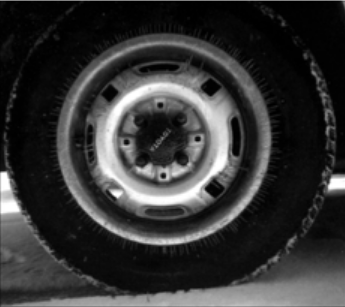
#> input picture 06_notebooks/reifen.png, 345 x 307 px
$ jupyter execute 05_various_intensity_transformations.ipynb   (shell and % lines are left out)
#> lines starting #> are read from the running program, lines starting #| are printed output that depends on the picture
[cell 1]
import numpy as np

from matplotlib import pyplot as plt
plt.rcParams['axes.labelsize'] = 18
plt.rcParams['xtick.labelsize'] = 14
plt.rcParams['ytick.labelsize'] = 14

[cell 2]
from skimage.io import imread
image = imread('reifen.png')
#> image is the input picture: shape (307, 345); min 0, max 255, mean 53.5

print(image.dtype)
#| uint8

plt.figure(figsize=(5,5))
plt.imshow(image, cmap='gray')
plt.axis('off')
plt.show()

[cell 3]
from skimage import  exposure

gamma_corrected = exposure.adjust_gamma(image, 0.5)
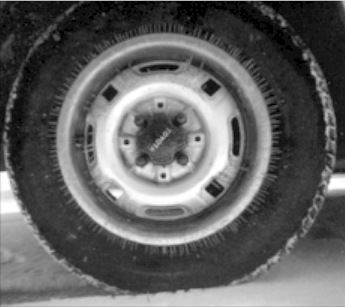
#> gamma_corrected: shape (307, 345); min 0, max 255, mean 97.1

hist_equal = exposure.equalize_hist(image)
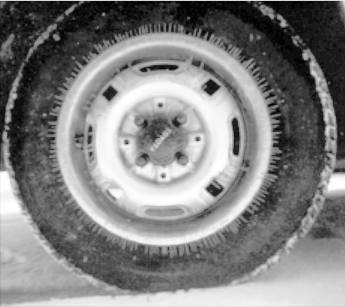
#> hist_equal: shape (307, 345) float64; min 0.016, max 1, mean 0.508

CLAHE = exposure.equalize_adapthist(image, kernel_size=15, clip_limit=0.02)
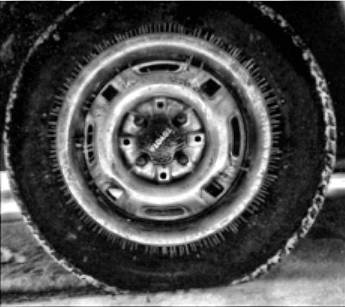
#> CLAHE: shape (307, 345) float64; min 0, max 1, mean 0.309

[cell 4]
plt.figure(figsize=(12,8))

plt.subplot(221)
plt.imshow(image, cmap='gray')
plt.axis('off')
plt.title('untreated', fontsize=18)

plt.subplot(222)
plt.imshow(gamma_corrected, cmap='gray')
plt.axis('off')
plt.title('gamma = 0.5', fontsize=18)

plt.subplot(223)
plt.imshow(hist_equal, cmap='gray')
plt.axis('off')
plt.title('histogram equalization', fontsize = 18)

plt.subplot(224)
plt.imshow(CLAHE, cmap='gray')
plt.axis('off')
plt.title('CLAHE', fontsize=20)

plt.show()
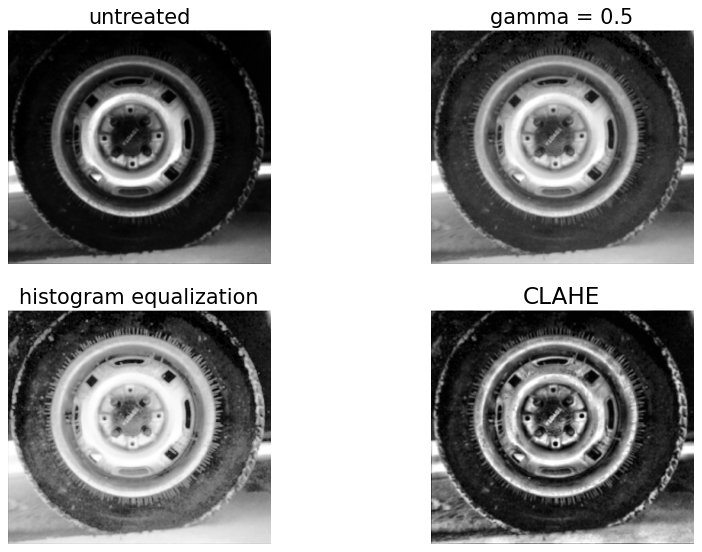
#> figure drawn by matplotlib, 4 panels

$ run again, with 06_notebooks/astronaut.png copied over 06_notebooks/reifen.png
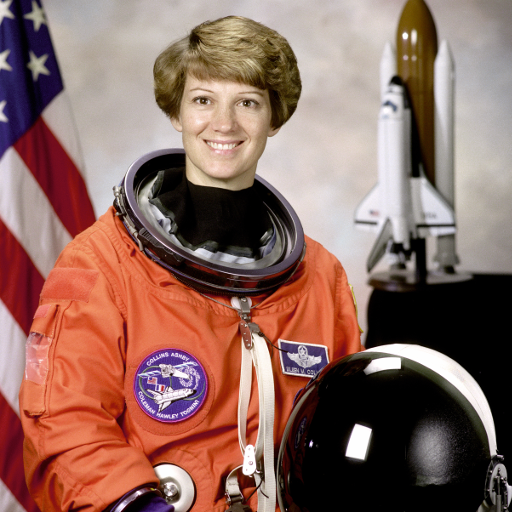
#> input picture 06_notebooks/astronaut.png, 512 x 512 px
#> image is the input picture: shape (512, 512, 3); mean R, G, B 141.6, 105.8, 96.5
#| uint8
#> `CLAHE = exposure.equalize_adapthist(image, kernel_size=15, clip_limit=..`:
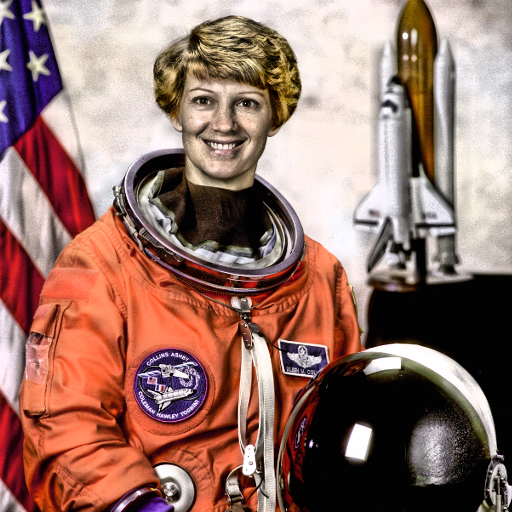
#> CLAHE: shape (512, 512, 3) float64; mean R, G, B 0.595, 0.455, 0.418
#> `plt.show()`:
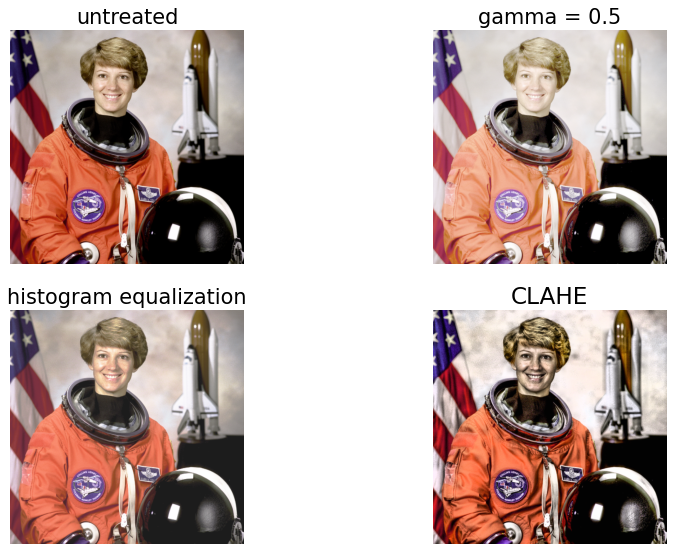
#> figure drawn by matplotlib, 4 panels
